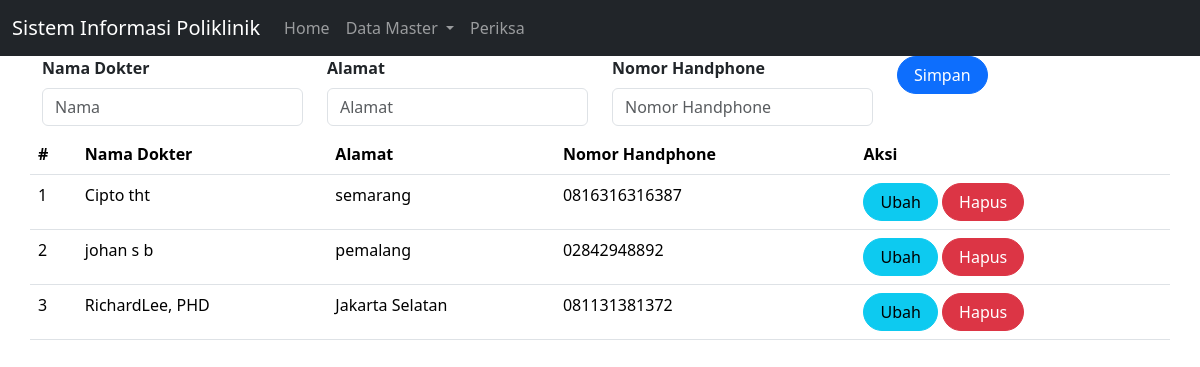
Before: /dokter.php with the older database file.
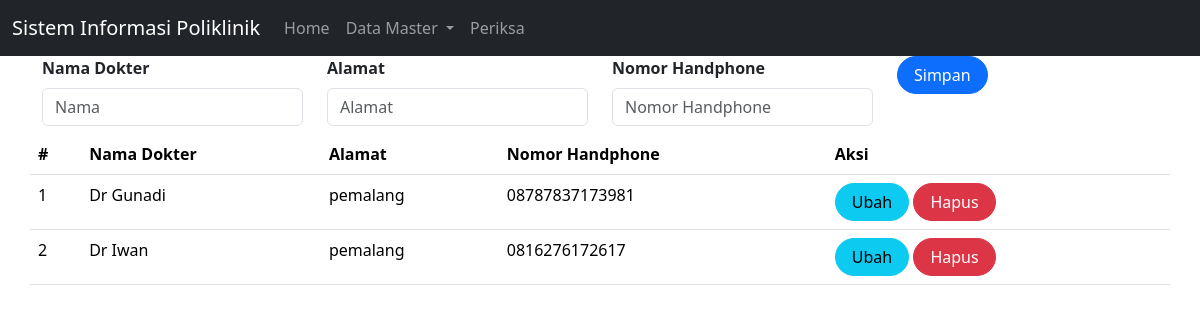
After: the same page with the newer database file.
### tables this page shows
CREATE TABLE `dokter` (
  `id` int(11) NOT NULL,
  `nama` varchar(255) DEFAULT NULL,
  `alamat` varchar(255) DEFAULT NULL,
  `no_hp` varchar(50) DEFAULT NULL
);

### dokter.php (the view, shortened to what this page needs)
<!doctype html>
<html lang="en">
  <head>
    <link href="https://cdn.jsdelivr.net/npm/bootstrap@5.3.2/dist/css/bootstrap.min.css" rel="stylesheet">
  </head>
  <body>
  <nav class="navbar navbar-expand-lg  navbar-dark bg-dark">
  <div class="container-fluid">
    <a class="navbar-brand" href="#">
      Sistem Informasi Poliklinik
    </a>
    <div class="collapse navbar-collapse" id="navbarNavDropdown">
      <ul class="navbar-nav">
        <li class="nav-item">
          <a class="nav-link" aria-current="page" href="index.php">
            Home
          </a>
        </li>
        <li class="nav-item dropdown">
          <a class="nav-link dropdown-toggle" href="#" role="button"
          data-bs-toggle="dropdown" aria-expanded="false">
            Data Master
          </a>
        </li>
        <li class="nav-item">
          <a class="nav-link"
          href="periksa.php?page=periksa">
            Periksa
          </a>
        </li>
      </ul>
    </div>
  </div>
</nav>
<?php
include'koneksi.php';
?>
<body>
<div class="container">
    <form class="form row"  method="POST" action="" name="myForm" onsubmit="return(validate());">
    <?php
    $nama = '';
    $alamat = '';
    $no_hp = '';
    ?>
    <div class="col">
        <label for="inputNama" class="form-label fw-bold">
            Nama Dokter
        </label>
        <input type="varchar" class="form-control" name="nama" id="inputNama" placeholder="Nama" value="<?php echo $nama ?>">
    </div>
    <div class="col">
        <label for="inputAlamat" class="form-label fw-bold">
            Alamat
        </label>
        <input type="varchar" class="form-control" name="alamat" id="inputAlamat" placeholder="Alamat" value="<?php echo $alamat ?>">
    </div>
    <div class="col mb-2">
        <label for="inputNo_hp" class="form-label fw-bold">
        Nomor Handphone
        </label>
        <input type="varchar" class="form-control" name="no_hp" id="inputNo_hp" placeholder="Nomor Handphone" value="<?php echo $no_hp ?>">
    </div>
    <div class="col">
        <button type="submit" class="btn btn-primary rounded-pill px-3" name="simpan">Simpan</button>
    </div>
<table class="table table-hover">
    <thead>
        <tr>
            <th scope="col">#</th>
            <th scope="col">Nama Dokter</th>
            <th scope="col">Alamat</th>
            <th scope="col">Nomor Handphone</th>
            <th scope="col">Aksi</th>
        </tr>
    </thead>
    <tbody>
    <?php
    $result = mysqli_query(
    $mysqli,"SELECT * FROM dokter ORDER BY nama"
    );
$no = 1;
while ($data = mysqli_fetch_array($result)) {
?>
    <tr>
        <td><?php echo $no++ ?></td>
        <td><?php echo $data['nama'] ?></td>
        <td><?php echo $data['alamat'] ?></td>
        <td><?php echo $data['no_hp'] ?></td>
                <td>
                    <a class="btn btn-info rounded-pill px-3"
                    href="dokter.php?id=<?php echo $data['id'] ?>">Ubah
                    </a>
                    <a class="btn btn-danger rounded-pill px-3"
                    href=dokter.php?id=<?php echo $data['id'] ?>&aksi=hapus">Hapus
                    </a>
                </td>
            </tr>
        <?php
        }
        ?>
    </tbody>
</form>
</body>
</html>

Changed rows visible on the page:
removed dokter: nama "Cipto tht", alamat "semarang", no_hp "0816316316387"
removed dokter: nama "johan s b", alamat "pemalang", no_hp "02842948892"
removed dokter: nama "RichardLee, PHD", alamat "Jakarta Selatan", no_hp "081131381372"
added dokter: nama "Dr Gunadi", alamat "pemalang", no_hp "08787837173981"
added dokter: nama "Dr Iwan", alamat "pemalang", no_hp "0816276172617"
